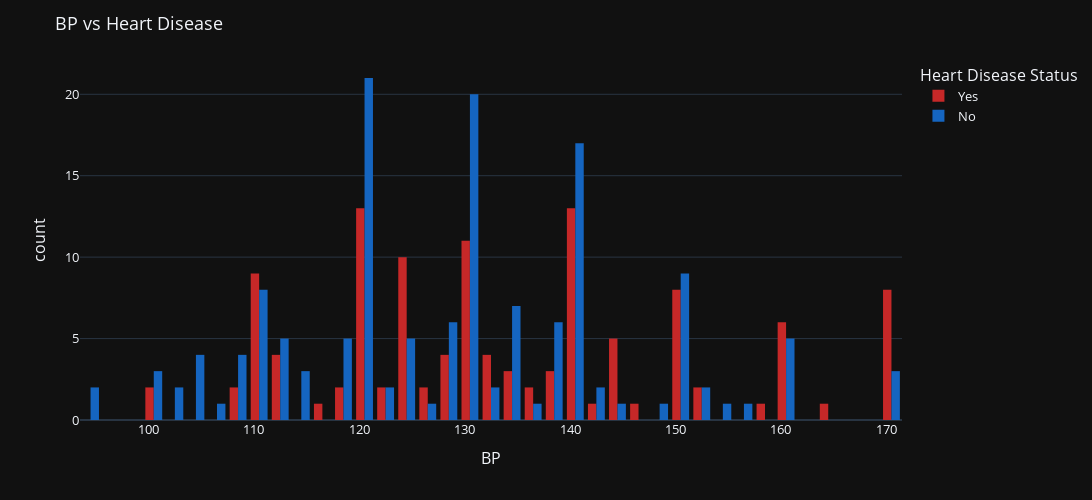

The notebook cell this image was saved under:
### Code cell
histplot("BP", width=1200, text_auto=False)

### Figure 1 — Plotly figure (JSON) as saved in the notebook; plotly's stock layout.template omitted (floating-point values rounded to 4 significant figures; data arrays with more than 128 entries replaced by an {"elided": "..."} marker saying what was removed)
{"data": [{"alignmentgroup": "True", "bingroup": "x", "hovertemplate": "Heart Disease=1<br>BP=%{x}<br>count=%{y}<extra></extra>", "legendgroup": "1", "marker": {"color": "#C62828", "pattern": {"shape": ""}}, "name": "Yes", "nbinsx": 40, "offsetgroup": "1", "orientation": "v", "showlegend": true, "type": "histogram", "x": [130, 124, 130, 110, 140, 150, 134, 140, 140, 120, 112, 128, 170, 144, 130, 140, 160, 152, 126, 118, 110, 160, 150, 136, 138, 170, 120, 130, 150, 136, 108, 120, 142, 146, 120, 150, 150, 130, 124, 110, 125, 110, 100, 120, 165, 130, 124, 150, 140, 170, 158, 120, 170, 130, 120, 122, 152, 120, 117, 108, 112, 120, 125, 145, 140, 170, 123, 112, 110, 132, 140, 170, 120, 150, 128, 138, 140, 100, 138, 140, 150, 125, 134, 110, 132, 160, 145, 126, 125, 125, 125, 140, 160, 125, 170, 128, 110, 135, 130, 130, 132, 145, 118, 128, 160, 120, 170, 140, 130, 110, 140, 145, 120, 112, 132, 140, 130, 120, 110, 160], "xaxis": "x", "yaxis": "y"}, {"alignmentgroup": "True", "bingroup": "x", "hovertemplate": "Heart Disease=0<br>BP=%{x}<br>count=%{y}<extra></extra>", "legendgroup": "0", "marker": {"color": "#1565C0", "pattern": {"shape": ""}}, "name": "No", "nbinsx": 40, "offsetgroup": "0", "orientation": "v", "showlegend": true, "type": "histogram", "x": {"elided": "150 int values"}, "xaxis": "x", "yaxis": "y"}], "layout": {"barmode": "group", "font": {"size": 13}, "height": 500, "legend": {"title": {"text": "Heart Disease Status"}, "tracegroupgap": 0}, "margin": {"t": 60}, "title": {"text": "BP vs Heart Disease"}, "width": 1200, "xaxis": {"anchor": "y", "domain": [0, 1], "title": {"text": "BP"}}, "yaxis": {"anchor": "x", "domain": [0, 1], "title": {"text": "count"}}}}
